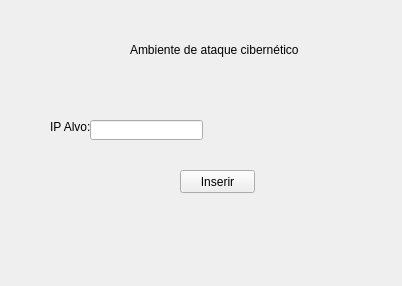
<?xml version="1.0" encoding="UTF-8"?>
<ui version="4.0">
 <class>MainWindow</class>
 <widget class="QMainWindow" name="MainWindow">
  <property name="geometry">
   <rect>
    <x>0</x>
    <y>0</y>
    <width>402</width>
    <height>286</height>
   </rect>
  </property>
  <property name="windowTitle">
   <string>Cyber Attack</string>
  </property>
  <widget class="QWidget" name="centralwidget">
   <widget class="QLabel" name="label">
    <property name="geometry">
     <rect>
      <x>50</x>
      <y>120</y>
      <width>47</width>
      <height>13</height>
     </rect>
    </property>
    <property name="text">
     <string>IP Alvo:</string>
    </property>
   </widget>
   <widget class="QLineEdit" name="inputIP">
    <property name="geometry">
     <rect>
      <x>90</x>
      <y>120</y>
      <width>113</width>
      <height>20</height>
     </rect>
    </property>
   </widget>
   <widget class="QPushButton" name="ipBtn">
    <property name="geometry">
     <rect>
      <x>180</x>
      <y>170</y>
      <width>75</width>
      <height>23</height>
     </rect>
    </property>
    <property name="text">
     <string>Inserir</string>
    </property>
   </widget>
   <widget class="QLabel" name="label_2">
    <property name="geometry">
     <rect>
      <x>130</x>
      <y>40</y>
      <width>181</width>
      <height>20</height>
     </rect>
    </property>
    <property name="text">
     <string>Ambiente de ataque cibernético</string>
    </property>
   </widget>
   <widget class="QLabel" name="ipLabel">
    <property name="geometry">
     <rect>
      <x>100</x>
      <y>220</y>
      <width>221</width>
      <height>20</height>
     </rect>
    </property>
    <property name="text">
     <string/>
    </property>
   </widget>
  </widget>
 </widget>
 <resources/>
 <connections/>
</ui>
